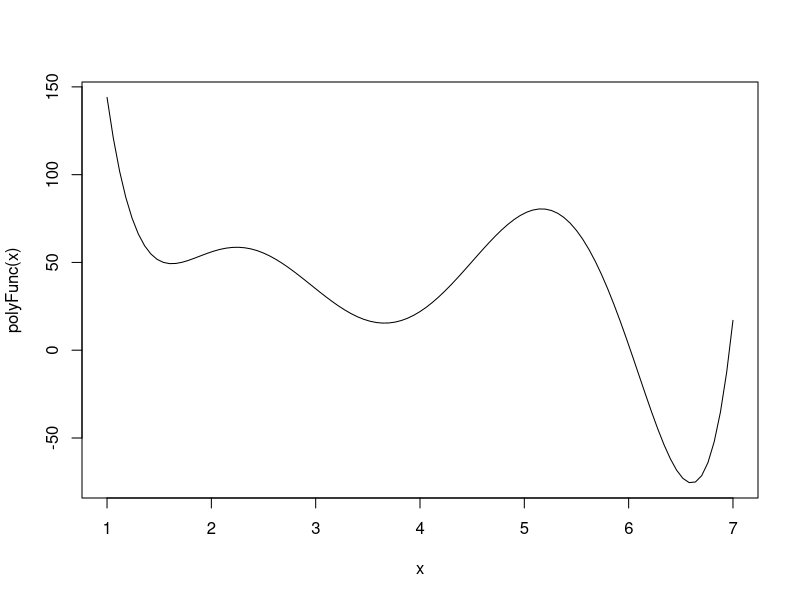
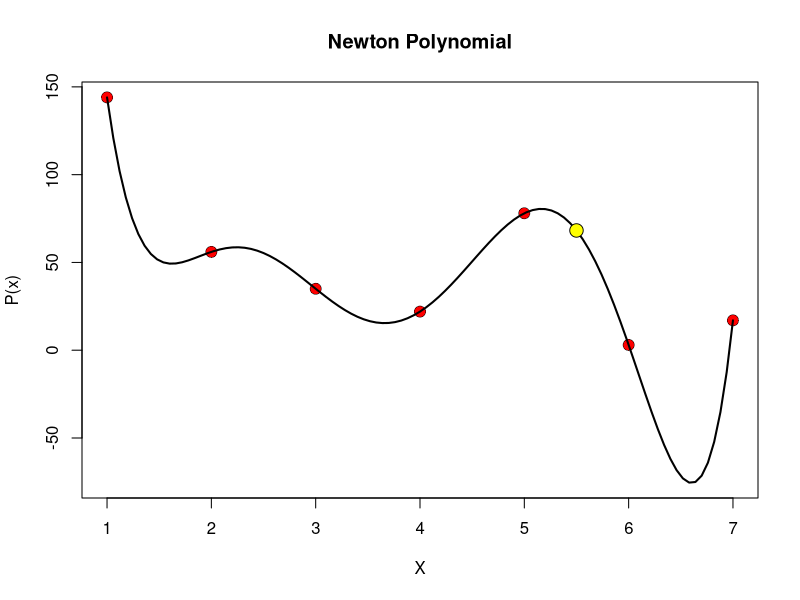

Recreate these plots in R, in order.
intN = function(A, xs, showTable = F, showExpr = F, showMatrix = F, showGraph = F){
  degree = nrow(A) - 1
  x = xs
  divDiff = A
  
  separatorLine = paste(rep("-", 10), collapse = "")
  
  for (i in 1:degree){
    result = rep(0, nrow(A))

    for (j in 1:(nrow(A) - i)){
      currentDiff = divDiff[j + 1, ncol(divDiff)]
      previousDiff = divDiff[j, ncol(divDiff)]
      currentX = divDiff[j + i, 1]
      prevX = divDiff[j, 1]
      
      result[j] = (currentDiff - previousDiff) / (currentX - prevX)
    }
    
    divDiff = cbind(divDiff, result)
 
    colnames(divDiff)[i+2] = paste("DD", i)
  }
  
  if (showTable){
    print("Divided differences Table: ")
    print(divDiff)
    print(separatorLine)
  }
  
  expr = as.character(divDiff[1, 2])
  matrix = matrix(c(0, divDiff[1, 2], divDiff[1, 2]), 
                  nrow = nrow(A), ncol = 3)
  
  colnames(matrix) = list("Order", "Coef", "Aprox")

  for (i in 1:degree) {
    term = "1"

    for (j in 1:i) {
      term = paste(term, "*", paste("(x - ", divDiff[j, 1], ")", sep = ""))
    }
    
    expr = paste(expr, "+", as.character(divDiff[1, i + 2]), "*", term)
    aprox = eval(parse(text = expr))
    matrix[i+1,] = c(i, divDiff[1, i + 2], aprox)
  }
  expr = gsub("1 \\*", "", expr)
  
  if (showExpr){
    cat("P(x) = ", expr, "\n")
    print(separatorLine)
  }
  
  polyFunc = function(x) {
    eval(parse(text = expr))
  }
  
  # Graphs
  if (showGraph){
    curve_results <- curve(polyFunc, from = min(A[,1]), to = max(A[,1]))
    
    plot(A[,1], A[,2], pch = 21, cex = 1.5, lwd = 0.5, bg = "red", 
         main = "Newton Polynomial", xlab = "X", ylab = "P(x)", 
         ylim = c(min(curve_results$y), max(curve_results$y)))
    
    lines(curve_results, col = "black", lwd = 2)
    
    points(xs, polyFunc(xs), pch = 21, cex = 1.8, lwd = 0.9, bg = "yellow")
  }
 

  if (showMatrix){
    print("Matrix: ")
    print(matrix)
    print(separatorLine)
  }
  
  cat("Aprox: ")
  
  return(polyFunc(xs))
}


# Ejemplo
x<-c(1,2,3,4,5,6,7)
fx<-c(144,56,35,22,78,3,17)
A=cbind(x,fx) ; A

intN(A, 5.5, T,T,T,T)
